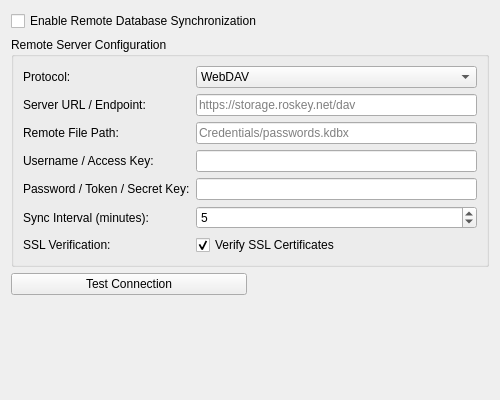
<?xml version="1.0" encoding="UTF-8"?>
<ui version="4.0">
 <class>DatabaseSettingsWidgetRemoteSync</class>
 <widget class="QWidget" name="DatabaseSettingsWidgetRemoteSync">
  <property name="geometry">
   <rect>
    <x>0</x>
    <y>0</y>
    <width>500</width>
    <height>400</height>
   </rect>
  </property>
  <layout class="QVBoxLayout" name="verticalLayout">
   <item>
    <widget class="QCheckBox" name="checkEnableSync">
     <property name="text">
      <string>Enable Remote Database Synchronization</string>
     </property>
    </widget>
   </item>
   <item>
    <widget class="QGroupBox" name="groupSettings">
     <property name="title">
      <string>Remote Server Configuration</string>
     </property>
     <layout class="QFormLayout" name="formLayout">
      <item row="0" column="0">
       <widget class="QLabel" name="labelProtocol">
        <property name="text">
         <string>Protocol:</string>
        </property>
       </widget>
      </item>
      <item row="0" column="1">
       <widget class="QComboBox" name="comboProtocol">
        <item>
         <property name="text">
          <string>WebDAV</string>
         </property>
        </item>
        <item>
         <property name="text">
          <string>SFTP (SSH)</string>
         </property>
        </item>
        <item>
         <property name="text">
          <string>S3 / MinIO</string>
         </property>
        </item>
        <item>
         <property name="text">
          <string>FTPS</string>
         </property>
        </item>
       </widget>
      </item>
      <item row="1" column="0">
       <widget class="QLabel" name="labelUrl">
        <property name="text">
         <string>Server URL / Endpoint:</string>
        </property>
       </widget>
      </item>
      <item row="1" column="1">
       <widget class="QLineEdit" name="editUrl">
        <property name="placeholderText">
         <string>https://storage.roskey.net/dav</string>
        </property>
       </widget>
      </item>
      <item row="2" column="0">
       <widget class="QLabel" name="labelRemotePath">
        <property name="text">
         <string>Remote File Path:</string>
        </property>
       </widget>
      </item>
      <item row="2" column="1">
       <widget class="QLineEdit" name="editRemotePath">
        <property name="placeholderText">
         <string>Credentials/passwords.kdbx</string>
        </property>
       </widget>
      </item>
      <item row="3" column="0">
       <widget class="QLabel" name="labelUsername">
        <property name="text">
         <string>Username / Access Key:</string>
        </property>
       </widget>
      </item>
      <item row="3" column="1">
       <widget class="QLineEdit" name="editUsername"/>
      </item>
      <item row="4" column="0">
       <widget class="QLabel" name="labelPassword">
        <property name="text">
         <string>Password / Token / Secret Key:</string>
        </property>
       </widget>
      </item>
      <item row="4" column="1">
       <widget class="QLineEdit" name="editPassword">
        <property name="echoMode">
         <enum>QLineEdit::Password</enum>
        </property>
       </widget>
      </item>
      <item row="5" column="0">
       <widget class="QLabel" name="labelInterval">
        <property name="text">
         <string>Sync Interval (minutes):</string>
        </property>
       </widget>
      </item>
      <item row="5" column="1">
       <widget class="QSpinBox" name="spinInterval">
        <property name="minimum">
         <number>1</number>
        </property>
        <property name="maximum">
         <number>1440</number>
        </property>
        <property name="value">
         <number>5</number>
        </property>
       </widget>
      </item>
      <item row="6" column="0">
       <widget class="QLabel" name="labelVerifySsl">
        <property name="text">
         <string>SSL Verification:</string>
        </property>
       </widget>
      </item>
      <item row="6" column="1">
       <widget class="QCheckBox" name="checkVerifySsl">
        <property name="text">
         <string>Verify SSL Certificates</string>
        </property>
        <property name="checked">
         <bool>true</bool>
        </property>
       </widget>
      </item>
     </layout>
    </widget>
   </item>
   <item>
    <layout class="QHBoxLayout" name="horizontalLayout">
     <item>
      <widget class="QPushButton" name="buttonTest">
       <property name="text">
        <string>Test Connection</string>
       </property>
      </widget>
     </item>
     <item>
      <widget class="QLabel" name="labelTestResult">
       <property name="text">
        <string/>
       </property>
      </widget>
     </item>
    </layout>
   </item>
   <item>
    <spacer name="verticalSpacer">
     <property name="orientation">
      <enum>Qt::Vertical</enum>
     </property>
     <property name="sizeHint" stdset="0">
      <size>
       <width>20</width>
       <height>40</height>
      </size>
     </property>
    </spacer>
   </item>
  </layout>
 </widget>
 <resources/>
 <connections/>
</ui>
